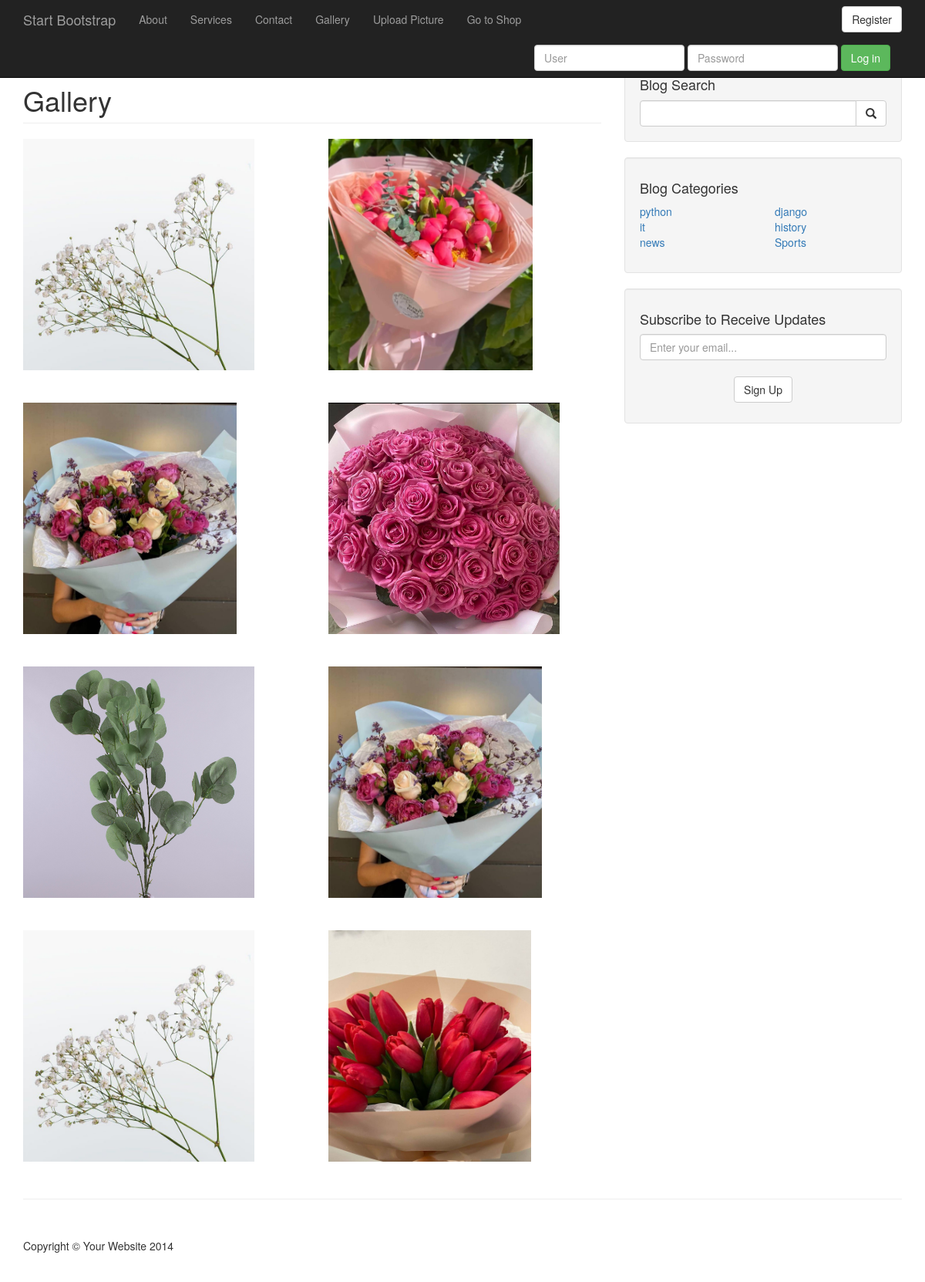
Page /gallery/ on the committed database.
### gallery/models.py (models this page shows, shortened)
class Photo(models.Model):
    image = models.ImageField(upload_to='photos')
    description = models.CharField(max_length=50)

### blog/models.py (models this page shows, shortened)
class Category(models.Model):
    name = models.CharField(max_length=30, verbose_name='category_name')
    class Meta:
        verbose_name = 'Category'
        verbose_name_plural = 'Categories'

### gallery/views.py (the view)
# urls.py: path('', views.gallery, name='gallery'),
def gallery(request):
    photos = Photo.objects.all()
    sign_up_form = SignUpForm()
    context = {'photos': photos, 'sign_up_form': sign_up_form}
    context.update(get_category())
    return render(request, 'gallery/index.html', context)

### blog/forms.py
class SignUpForm(forms.ModelForm):
    class Meta:
        model = Subscriber
        fields = ['email']
        widgets = {
            'email': forms.EmailInput(attrs={
            'class': 'form-control',
            'placeholder': 'Enter your email...',
            })
        }

### blog/views.py (called while the page is built)
def get_category():
     cats = Category.objects.all()
     half = cats.count() // 2
     first_half = cats[:half]
     second_half = cats[half:]
     return {'cats1': first_half, 'cats2': second_half}

### cart/context_processors.py (called while the page is built)
def cart(request):
    return {'Cart': Cart(request)}

### templates/gallery/index.html
{% extends "blog/base.html" %}
{% block css_links %}
{% load static %}
<link rel="stylesheet" href="{% static "blog/css/blog-main.css" %}">
<link rel="stylesheet" href="{% static "blog/css/blog-gallery.css" %}">
{% endblock css_links %}
{% block content %}
<h1 class="page-header">
    Gallery
</h1>
<div class="images" style='margin-bottom: 2em'>
  {% for img in photos %}
    <img src="{{img.image.url}}" alt="{{img.description}}" class='img'>
  {% endfor %}
</div>
{% endblock content %}

### templates/blog/base.html (shortened to what this page needs)
<!DOCTYPE html>
<html lang="en">
<head>
    {% load static %}
    <link href="{% static 'blog/css/bootstrap.min.css' %}" rel="stylesheet">
    <link href="https://cdn.jsdelivr.net/npm/select2@4.1.0-rc.0/dist/css/select2.min.css" rel="stylesheet" />
    <link rel="stylesheet" href="https://cdn.jsdelivr.net/npm/bootstrap-icons@1.11.3/font/bootstrap-icons.min.css">
    <link href="{% static 'blog/css/blog-home.css' %}" rel="stylesheet">
    <link rel="stylesheet" href={% static 'blog/css/blog-home-custom.css' %}>
    {% block css_links %}
    {% endblock css_links %}
</head>
<body>
    <nav class="navbar navbar-inverse navbar-fixed-top" role="navigation">
        <div class="container">
            <div class="navbar-header">
                <a class="navbar-brand" href="{% url "index" %}">Start Bootstrap</a>
            </div>
            <div class="collapse navbar-collapse" id="bs-example-navbar-collapse-1">
                <ul class="nav navbar-nav">
                    <li>
                        <a href="{% url "about" %}">About</a>
                    </li>
                    <li>
                        <a href="{% url "services" %}">Services</a>
                    </li>
                    <li>
                        <a href="{% url "contact" %}">Contact</a>
                    </li>
                    <li>
                        <a href="{% url "gallery" %}">Gallery</a>
                    </li>
                    <li>
                        <a href="{% url "uploads" %}">Upload Picture</a>
                    </li>
                    <li>
                        <a href="{% url 'shop:product_list' %}">Go to Shop</a>
                    </li>
                </ul>
                {% include "blog/toggle_login.html" %}
            </div>
        </div>
    </nav>
    <div class="container">
        <div class="row">
            <div class="col-md-8">
                {% block content%}
                {% endblock %}
            </div>
            <div class="col-md-4">
                <div class="well">
                    <h4>Blog Search</h4>
                    <form class="input-group" method='GET' action="{% url 'search' %}">
                        <input type="search" name='query' class="form-control">
                        <span class="input-group-btn">
                            <button class="btn btn-default" type="submit">
                                <span class="glyphicon glyphicon-search"></span>
                            </button>
                        </span>
                    </form>
                </div>
                <div class="well">
                    <h4>Blog Categories</h4>
                    <div class="row">
                        <div class="col-lg-6">
                            <ul class="list-unstyled">
                                {% for category in cats1 %}
                                <li><a href="{% url 'category' category.name %}">{{category.name}}</a></li>
                                {% endfor %}
                            </ul>
                        </div>
                        <div class="col-lg-6">
                            <ul class="list-unstyled">
                                {% for category in cats2 %}
                                <li><a href="{% url 'category' category.name %}">{{category.name}}</a></li>
                                {% endfor %}
                            </ul>
                        </div>
                    </div>
                </div>
                <div class="well subscribe">
                    <h4>Subscribe to Receive Updates</h4>
                    <form method='POST' class='sign_up_form'>
                       {{ sign_up_form.email }}
                       <div class="btn">
                           <button type="submit" class="btn btn-default">Sign Up</button>
                       </div>
                    </form>
                </div>
            </div>
        </div>
        <hr>
        <footer>
            <div class="row">
                <div class="col-lg-12">
                    <p>Copyright &copy; Your Website 2014</p>
                </div>
            </div>
        </footer>
    </div>
</body>
</html>

### templates/blog/toggle_login.html (shortened to what this page needs)
{% if user.is_authenticated %}
    <div class="navbar-form navbar-right">
        <ul class='nav navbar-nav navbar-right'>
            <a href="{% url "blog_logout" %}" class='btn btn-danger'>Log out</a>
            <a href="{% url "profile" %}">{{user}}</a>
        </ul>
    </div>
{% else %}
    <div class="navbar-form navbar-right">
        <a class='btn btn-default' href="{% url "register" %}">Register</a>
    </div>
    <form method="POST" class="navbar-form navbar-right" action="{% url 'blog_login' %}">
        <div class='form-group'>
             <input type="text" placeholder='User' name='username' class='form-control'>
        </div>
        <div class='form-group'>
             <input type="password" placeholder='Password' name='password' class='form-control'>
        </div>
        <button type='submit' class='btn btn-success'>Log in</button>
    </form>
{% endif %}

### static/blog/css/blog-home.css (style rules this page uses)
body { padding-top: 70px; }
footer { margin: 50px 0; }

### static/blog/css/blog-home-custom.css (style rules this page uses)
.sign_up_form { display: flex; flex-direction: column; align-items: center; justify-content: center; gap: 1em; }

### static/blog/css/blog-gallery.css (style rules this page uses)
.images { display: grid; grid-template-columns: repeat(auto-fit, minmax(250px, 1fr)); grid-gap: 3em; }
.img { max-height: 300px; }

### rows in the picture
Photo: image (picture)
Photo: image (picture)
Photo: image (picture)
Photo: image (picture)
Photo: image (picture)
Photo: image (picture)
Photo: image (picture)
Photo: image (picture)
Category: name "python"
Category: name "it"
Category: name "news"
Category: name "django"
Category: name "history"
Category: name "Sports"
